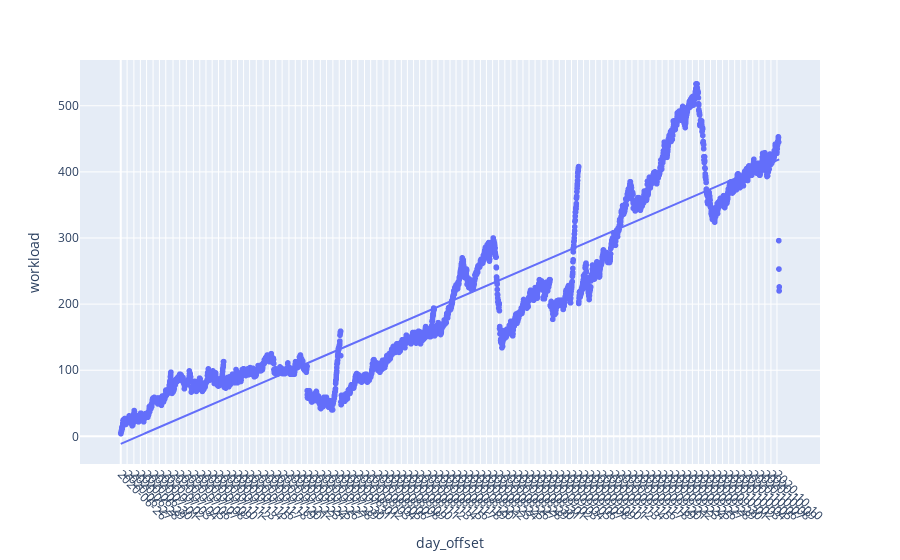

Notebook code cell kept with this figure:
### Markdown cell above
### Linear regression lite, Plotly Express with OLS trendline :

Without doing much more than a simple scatter plot of workload, we can visualize a regression line that captures the general upward trend inside of the undulation.

### Code cell
import plotly.express as px
from datetime import datetime
daily = wrangler.working.copy()
daily['date'] = pd.DatetimeIndex(daily.Opened).date

daily_load=daily[['date','workload']].groupby('date').max()
df_dl =daily_load.groupby('date').max()

df_dl['day_offset'] = (df_dl.index - df_dl.index[0]).days  #get an int represention of days since the first value


#need to create label list since we have to serialize the dates as ints for px to do the least squares
datelist = pd.date_range(datetime.today(), periods=df_dl.shape[0]).tolist()  #

fig = px.scatter(df_dl,x='day_offset', y='workload',trendline='ols')


fig.update_xaxes(tickangle=45,
                 tickmode = 'array',
                 tickvals = df_dl['day_offset'][0::40],
                 ticktext= [d.strftime('%Y-%m-%d') for d in datelist])

fig.show()

### Figure 1 — Plotly figure (JSON) as saved in the notebook; plotly's stock layout.template omitted (floating-point values rounded to 4 significant figures; data arrays with more than 128 entries replaced by an {"elided": "..."} marker saying what was removed)
{"data": [{"hovertemplate": "day_offset=%{x}<br>workload=%{y}<extra></extra>", "legendgroup": "", "marker": {"color": "#636efa", "symbol": "circle"}, "mode": "markers", "name": "", "showlegend": false, "type": "scattergl", "x": {"elided": "4256 int values"}, "xaxis": "x", "y": {"elided": "4256 int values"}, "yaxis": "y"}, {"hovertemplate": "<b>OLS trendline</b><br>workload = 0.0987386 * day_offset + -11.2727<br>R<sup>2</sup>=0.845679<br><br>day_offset=%{x}<br>workload=%{y} <b>(trend)</b><extra></extra>", "legendgroup": "", "marker": {"color": "#636efa", "symbol": "circle"}, "mode": "lines", "name": "", "showlegend": false, "type": "scatter", "x": {"elided": "4256 int values"}, "xaxis": "x", "y": {"elided": "4256 float values"}, "yaxis": "y"}], "layout": {"legend": {"tracegroupgap": 0}, "margin": {"t": 60}, "xaxis": {"anchor": "y", "domain": [0, 1], "tickangle": 45, "tickmode": "array", "ticktext": {"elided": "4256 str values"}, "tickvals": [0, 42, 87, 130, 171, 214, 256, 298, 346, 390, 434, 481, 523, 564, 605, 647, 690, 731, 773, 813, 853, 897, 942, 985, 1026, 1068, 1113, 1155, 1195, 1235, 1277, 1321, 1362, 1404, 1446, 1487, 1528, 1569, 1613, 1654, 1695, 1736, 1776, 1816, 1857, 1897, 1938, 1978, 2019, 2059, 2099, 2139, 2179, 2219, 2259, 2299, 2339, 2380, 2420, 2461, 2501, 2542, 2582, 2622, 2662, 2702, 2742, 2782, 2822, 2862, 2902, 2943, 2983, 3023, 3063, 3103, 3143, 3183, 3223, 3263, 3303, 3343, 3383, 3423, 3463, 3503, 3543, 3583, 3623, 3663, 3703, 3743, 3783, 3823, 3863, 3903, 3943, 3983, 4023, 4063, 4103, 4143, 4183, 4223, 4263, 4303, 4343], "title": {"text": "day_offset"}}, "yaxis": {"anchor": "x", "domain": [0, 1], "title": {"text": "workload"}}}}
